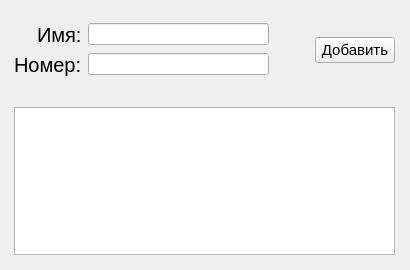
<?xml version="1.0" encoding="UTF-8"?>
<ui version="4.0">
 <class>Da</class>
 <widget class="QWidget" name="Da">
  <property name="geometry">
   <rect>
    <x>0</x>
    <y>0</y>
    <width>410</width>
    <height>270</height>
   </rect>
  </property>
  <property name="windowTitle">
   <string>Записная книжка</string>
  </property>
  <widget class="QWidget" name="verticalLayoutWidget">
   <property name="geometry">
    <rect>
     <x>9</x>
     <y>-1</y>
     <width>391</width>
     <height>261</height>
    </rect>
   </property>
   <layout class="QVBoxLayout" name="verticalLayout">
    <property name="leftMargin">
     <number>5</number>
    </property>
    <property name="topMargin">
     <number>0</number>
    </property>
    <property name="rightMargin">
     <number>5</number>
    </property>
    <property name="bottomMargin">
     <number>5</number>
    </property>
    <item>
     <layout class="QHBoxLayout" name="horizontalLayout">
      <item>
       <layout class="QFormLayout" name="formLayout">
        <property name="sizeConstraint">
         <enum>QLayout::SetDefaultConstraint</enum>
        </property>
        <property name="labelAlignment">
         <set>Qt::AlignRight|Qt::AlignTrailing|Qt::AlignVCenter</set>
        </property>
        <property name="formAlignment">
         <set>Qt::AlignLeading|Qt::AlignLeft|Qt::AlignVCenter</set>
        </property>
        <item row="1" column="0">
         <widget class="QLabel" name="label">
          <property name="font">
           <font>
            <pointsize>15</pointsize>
           </font>
          </property>
          <property name="text">
           <string>Имя:</string>
          </property>
          <property name="alignment">
           <set>Qt::AlignJustify|Qt::AlignVCenter</set>
          </property>
         </widget>
        </item>
        <item row="1" column="1">
         <widget class="QLineEdit" name="nameEdit"/>
        </item>
        <item row="2" column="0">
         <widget class="QLabel" name="label_2">
          <property name="font">
           <font>
            <pointsize>15</pointsize>
           </font>
          </property>
          <property name="text">
           <string>Номер:</string>
          </property>
          <property name="alignment">
           <set>Qt::AlignJustify|Qt::AlignVCenter</set>
          </property>
         </widget>
        </item>
        <item row="2" column="1">
         <widget class="QLineEdit" name="numberEdit"/>
        </item>
        <item row="0" column="1">
         <spacer name="verticalSpacer">
          <property name="orientation">
           <enum>Qt::Vertical</enum>
          </property>
          <property name="sizeHint" stdset="0">
           <size>
            <width>20</width>
            <height>40</height>
           </size>
          </property>
         </spacer>
        </item>
        <item row="3" column="1">
         <spacer name="verticalSpacer_2">
          <property name="orientation">
           <enum>Qt::Vertical</enum>
          </property>
          <property name="sizeHint" stdset="0">
           <size>
            <width>20</width>
            <height>40</height>
           </size>
          </property>
         </spacer>
        </item>
       </layout>
      </item>
      <item>
       <spacer name="horizontalSpacer">
        <property name="orientation">
         <enum>Qt::Horizontal</enum>
        </property>
        <property name="sizeType">
         <enum>QSizePolicy::Preferred</enum>
        </property>
        <property name="sizeHint" stdset="0">
         <size>
          <width>40</width>
          <height>20</height>
         </size>
        </property>
       </spacer>
      </item>
      <item>
       <widget class="QPushButton" name="submitBtn">
        <property name="font">
         <font>
          <pointsize>11</pointsize>
         </font>
        </property>
        <property name="text">
         <string>Добавить</string>
        </property>
       </widget>
      </item>
     </layout>
    </item>
    <item>
     <widget class="QListWidget" name="listOutput"/>
    </item>
   </layout>
  </widget>
 </widget>
 <resources/>
 <connections/>
</ui>
